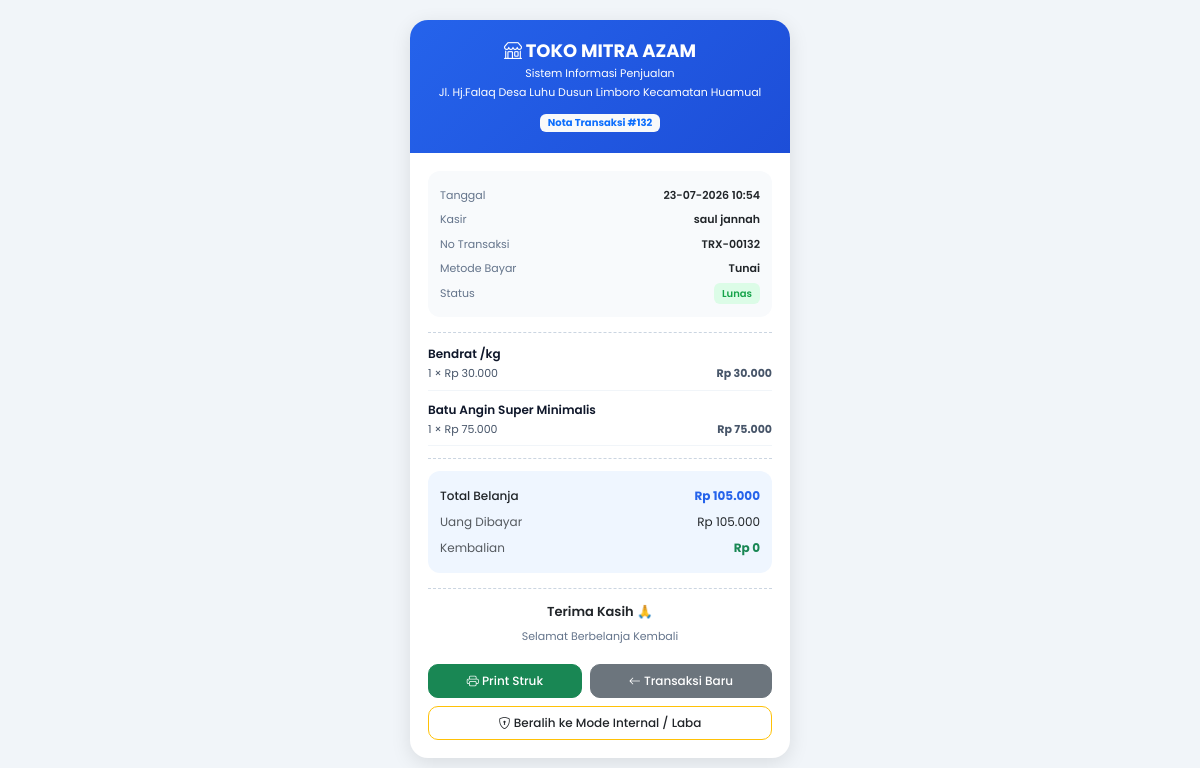
Screenshot of /kasir/struk.php?id=132 (signed in) with the database file from the repository.
### tables this page shows
CREATE TABLE `penjualan` (
  `id_penjualan` int(11) NOT NULL AUTO_INCREMENT,
  `tanggal` datetime NOT NULL,
  `total_harga` int(11) NOT NULL,
  `bayar` int(11) NOT NULL,
  `metode_pembayaran` varchar(50) DEFAULT NULL,
  `referensi` varchar(100) DEFAULT NULL,
  `bukti_pembayaran` varchar(255) DEFAULT NULL,
  `kasir` int(11) DEFAULT NULL,
  `nama_kasir` varchar(100) DEFAULT NULL,
  `id_customer` int(11) DEFAULT NULL,
  `kembali` int(11) NOT NULL,
  `nama_customer` varchar(100) DEFAULT NULL,
  `jatuh_tempo` date DEFAULT NULL,
  `status_pembayaran` enum('Lunas','Belum Lunas') NOT NULL,
  `metode_pelunasan` varchar(30) DEFAULT NULL,
  `tanggal_pelunasan` datetime DEFAULT NULL,
  `bukti_pelunasan` varchar(255) DEFAULT NULL,
  `keuntungan` int(11) NOT NULL,
  `id_user` int(11) NOT NULL,
  PRIMARY KEY (`id_penjualan`)
);

CREATE TABLE `users` (
  `id_user` int(11) NOT NULL AUTO_INCREMENT,
  `nama` varchar(100) NOT NULL,
  `username` varchar(50) NOT NULL,
  `email` varchar(100) NOT NULL,
  `telepon` varchar(20) NOT NULL,
  `foto` varchar(255) NOT NULL,
  `password` varchar(255) NOT NULL,
  `level` enum('admin','kasir') NOT NULL,
  `status` varchar(100) NOT NULL,
  `last_login` datetime DEFAULT NULL,
  PRIMARY KEY (`id_user`)
);

CREATE TABLE `detail_penjualan` (
  `id_detail` int(11) NOT NULL AUTO_INCREMENT,
  `id_penjualan` int(11) NOT NULL,
  `id_barang` int(11) NOT NULL,
  `jumlah` int(11) NOT NULL,
  `harga` int(11) NOT NULL,
  `harga_satuan_beli` decimal(15,2) DEFAULT 0.00,
  `subtotal` int(11) NOT NULL,
  `keuntungan_item` decimal(15,2) DEFAULT 0.00,
  `panjang` float NOT NULL DEFAULT 0,
  `lebar` float NOT NULL DEFAULT 0,
  `kebutuhan` decimal(10,2) DEFAULT 1.00,
  PRIMARY KEY (`id_detail`)
);

CREATE TABLE `barang` (
  `id_barang` int(11) NOT NULL AUTO_INCREMENT,
  `kode_barang` varchar(20) NOT NULL,
  `nama_barang` varchar(100) NOT NULL,
  `harga_beli` int(11) NOT NULL,
  `harga_jual` int(11) NOT NULL,
  `stok` int(11) NOT NULL,
  `stok_minimum` int(11) NOT NULL,
  `tanggal` date NOT NULL,
  `jenis_penjualan` enum('Normal','Kaca') DEFAULT 'Normal',
  `panjang_standar` decimal(10,2) DEFAULT NULL,
  `lebar_standar` decimal(10,2) DEFAULT NULL,
  PRIMARY KEY (`id_barang`)
);

### kasir/struk.php (the view, shortened to what this page needs)
<?php
require_once '../config/koneksi.php';
$id_penjualan = (int) $_GET['id'];
$is_internal = isset($_GET['mode']) && $_GET['mode'] === 'internal';
$query_penjualan = mysqli_query(
    $conn,
    "SELECT p.*, u.nama AS nama_kasir
     FROM penjualan p
     LEFT JOIN users u ON p.id_user = u.id_user
     WHERE p.id_penjualan = $id_penjualan"
);
$penjualan = mysqli_fetch_assoc($query_penjualan);
$query_detail = mysqli_query(
    $conn,
    "SELECT detail_penjualan.*, barang.nama_barang, barang.jenis_penjualan
     FROM detail_penjualan
     JOIN barang ON detail_penjualan.id_barang = barang.id_barang
     WHERE detail_penjualan.id_penjualan = $id_penjualan
     ORDER BY detail_penjualan.id_detail ASC"
);
$metode_bayar = trim($penjualan['metode_pembayaran'] ?? 'Tunai');
$metode_clean = strtolower($metode_bayar);
?>
<!DOCTYPE html>
<html lang="id">
<head>
    <link href="https://cdn.jsdelivr.net/npm/bootstrap@5.3.3/dist/css/bootstrap.min.css" rel="stylesheet">
    <link rel="stylesheet" href="https://cdn.jsdelivr.net/npm/bootstrap-icons@1.11.3/font/bootstrap-icons.min.css">
</head>
<body>
<div class="struk">
    <div class="header">
        <h2><i class="bi bi-shop"></i> TOKO MITRA AZAM</h2>
        <p>Sistem Informasi Penjualan</p>
        <p>Jl. Hj.Falaq Desa Luhu Dusun Limboro Kecamatan Huamual</p>
        <div class="mt-2">
            <span class="badge badge-mode <?= $is_internal ? 'bg-warning text-dark' : 'bg-light text-primary'; ?>">
                Nota Transaksi #<?= $id_penjualan; ?> <?= $is_internal ? '[INTERNAL/KASIR]' : ''; ?>
            </span>
        </div>
    </div>
    <div class="content">
        <div class="info-box">
            <table class="info-table">
                <tr>
                    <td class="label">Tanggal</td>
                    <td class="value"><?= date('d-m-Y H:i', strtotime($penjualan['tanggal'])); ?></td>
                </tr>
                <tr>
                    <td class="label">Kasir</td>
                    <td class="value"><?= htmlspecialchars($penjualan['nama_kasir'] ?? 'Kasir'); ?></td>
                </tr>
                <tr>
                    <td class="label">No Transaksi</td>
                    <td class="value">TRX-<?= str_pad($penjualan['id_penjualan'], 5, '0', STR_PAD_LEFT); ?></td>
                </tr>
                <tr>
                    <td class="label">Metode Bayar</td>
                    <td class="value">
                        <?php
                        if ($metode_clean === 'qris') {
                            echo "QRIS " . (!empty($penjualan['referensi']) ? "(" . htmlspecialchars($penjualan['referensi']) . ")" : "");
                        } elseif ($metode_clean === 'transfer') {
                            echo "Transfer " . (!empty($penjualan['referensi']) ? "(" . htmlspecialchars($penjualan['referensi']) . ")" : "");
                        } elseif ($metode_clean === 'hutang') {
                            echo "Hutang";
                        } else {
                            echo "Tunai";
                        }
                        ?>
                    </td>
                </tr>
                <?php if ($metode_clean === 'hutang'): ?>
                <tr>
                    <td class="label">Customer</td>
                    <td class="value text-danger fw-bold"><?= htmlspecialchars($penjualan['nama_customer'] ?? '-'); ?></td>
                </tr>
                <tr>
                    <td class="label">Status</td>
                    <td class="value"><span class="badge-hutang">Belum Lunas</span></td>
                </tr>
                <tr>
                    <td class="label">Jatuh Tempo</td>
                    <td class="value text-danger">
                        <?= !empty($penjualan['jatuh_tempo']) ? date('d-m-Y', strtotime($penjualan['jatuh_tempo'])) : '-'; ?>
                    </td>
                </tr>
                <?php else: ?>
                <tr>
                    <td class="label">Status</td>
                    <td class="value"><span class="badge-lunas">Lunas</span></td>
                </tr>
                <?php endif; ?>
            </table>
        </div>
        <div class="line"></div>
        <?php while ($detail = mysqli_fetch_assoc($query_detail)):
            $nama = htmlspecialchars($detail['nama_barang']);
            $subtotal = $detail['subtotal'];
            $harga = $detail['harga'];
            $qty = $detail['jumlah'];
            $keterangan = "";
        ?>
        <div class="item">
            <div class="item-name"><?= $nama . $keterangan; ?></div>
            <div class="item-detail">
                <span><?= $qty; ?> × Rp <?= number_format($harga, 0, ',', '.'); ?></span>
                <strong>Rp <?= number_format($subtotal, 0, ',', '.'); ?></strong>
            </div>
        </div>
        <?php endwhile; ?>
        <div class="line"></div>
        <div class="total-box">
            <table class="total-table">
                <tr>
                    <td class="fw-medium">Total Belanja</td>
                    <td class="text-end total-final">
                        Rp <?= number_format($penjualan['total_harga'], 0, ',', '.'); ?>
                    </td>
                </tr>
                <tr>
                    <td class="text-muted">Uang Dibayar</td>
                    <td class="text-end">
                        Rp <?= number_format($penjualan['bayar'], 0, ',', '.'); ?>
                    </td>
                </tr>
                <?php if ($metode_clean === 'hutang'): ?>
                <tr>
                    <td class="fw-bold text-danger">Total Hutang</td>
                    <td class="text-end fw-bold text-danger">
                        Rp <?= number_format($penjualan['total_harga'] - $penjualan['bayar'], 0, ',', '.'); ?>
                    </td>
                </tr>
                <?php else: ?>
                <tr>
                    <td class="text-muted">Kembalian</td>
                    <td class="text-end text-success fw-bold">
                        Rp <?= number_format($penjualan['kembali'], 0, ',', '.'); ?>
                    </td>
                </tr>
                <?php endif; ?>
            </table>
        </div>
        <div class="footer">
            <h6>Terima Kasih 🙏</h6>
            <p>Selamat Berbelanja Kembali</p>
        </div>
        <div class="btn-area no-print">
            <div class="d-flex gap-2">
                <button onclick="window.print()" class="btn btn-success flex-grow-1">
                    <i class="bi bi-printer"></i> Print Struk
                </button>
                <a href="transaksi.php" class="btn btn-secondary flex-grow-1">
                    <i class="bi bi-arrow-left"></i> Transaksi Baru
                </a>
            </div>
            <div>
                <?php if ($is_internal): ?>
                    <a href="struk.php?id=<?= $id_penjualan; ?>" class="btn btn-outline-secondary w-100 btn-sm">
                        <i class="bi bi-eye"></i> Beralih ke Mode Pelanggan
                    </a>
                <?php else: ?>
                    <a href="struk.php?id=<?= $id_penjualan; ?>&mode=internal" class="btn btn-outline-warning text-dark w-100 btn-sm">
                        <i class="bi bi-shield-lock"></i> Beralih ke Mode Internal / Laba
                    </a>
                <?php endif; ?>
            </div>
        </div>
    </div>
</div>
</body>
</html>

### kasir/struk.php (style rules this page uses)
* { font-family: 'Poppins', sans-serif; }
body { background: #f1f5f9; min-height: 100vh; padding: 20px; }
.struk { width: 380px; max-width: 100%; background: white; margin: auto; border-radius: 18px; overflow: hidden; box-shadow: 0 5px 20px rgba(0,0,0,0.1); }
.header { background: linear-gradient(135deg, #2563eb, #1d4ed8); color: white; padding: 20px; text-align: center; }
.header h2 { margin: 0; font-size: 18px; font-weight: 700; }
.header p { margin: 3px 0; font-size: 11px; }
.content { padding: 18px; }
.info-box { background: #f8fafc; border-radius: 12px; padding: 12px; margin-bottom: 15px; }
.info-table { width: 100%; }
.info-table td { padding: 4px 0; font-size: 11px; }
.label { color: #64748b; }
.value { text-align: right; font-weight: 600; }
.line { border-top: 1px dashed #cbd5e1; margin: 12px 0; }
.item { margin-bottom: 10px; border-bottom: 1px solid #f1f5f9; padding-bottom: 8px; }
.item-name { font-weight: 600; font-size: 12px; color: #0f172a; margin-bottom: 2px; }
.item-detail { display: flex; justify-content: space-between; font-size: 11px; color: #475569; }
.total-box { background: #eff6ff; border-radius: 12px; padding: 12px; }
.total-table { width: 100%; }
.total-table td { padding: 4px 0; font-size: 12px; }
.total-final { font-size: 14px; font-weight: 700; color: #2563eb; }
.footer { text-align: center; margin-top: 15px; padding-top: 15px; border-top: 1px dashed #cbd5e1; }
.footer h6 { font-size: 13px; font-weight: 600; }
.footer p { font-size: 11px; color: #64748b; margin: 0; }
.btn-area { display: flex; flex-direction: column; gap: 8px; justify-content: center; margin-top: 20px; }
.btn { border-radius: 10px; padding: 7px 12px; font-size: 12px; font-weight: 500; }
.badge-lunas { background: #dcfce7; color: #16a34a; padding: 3px 8px; border-radius: 6px; font-size: 10px; font-weight: 600; }
.badge-mode { font-size: 10px; padding: 4px 8px; border-radius: 6px; }

### rows the page displays
penjualan: tanggal "23-07-2026 10:54", id_user.nama "saul jannah", id_penjualan "00132", total_harga "105.000", bayar "105.000", kembali "0"
detail_penjualan: id_barang.nama_barang "Bendrat /kg", jumlah "1", harga "30.000", subtotal "30.000"
detail_penjualan: id_barang.nama_barang "Batu Angin Super Minimalis", jumlah "1", harga "75.000", subtotal "75.000"

### other values shown
$id_penjualan "132"
